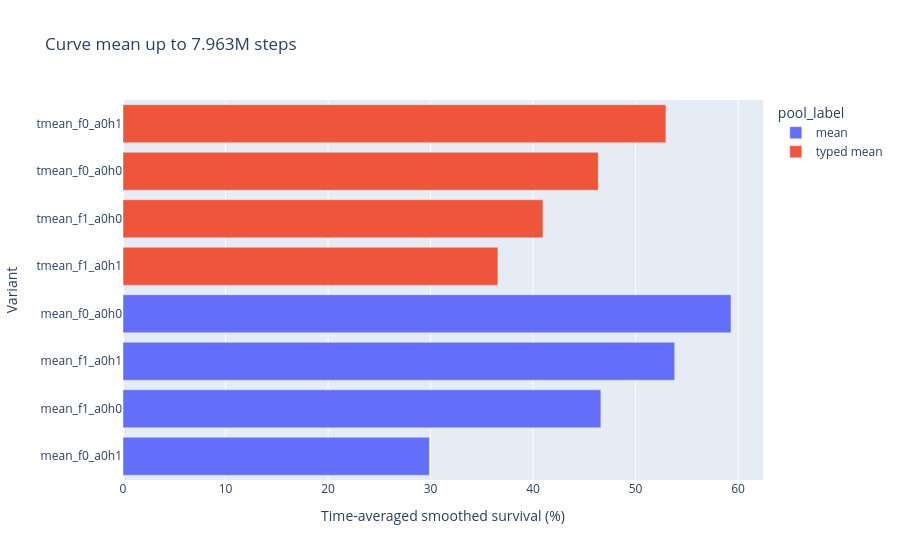

Notebook cell for this chart:
### Markdown cell above
## Curve-level comparison at a common budget

A single lucky ten-episode evaluation should not determine the ranking. The table therefore reports the time-average of the smoothed curve, its final ten-evaluation mean, its peak, its value at the common horizon, and first threshold crossings.

### Code cell
_trapezoid = getattr(np, "trapezoid", np.trapz)

def summarize_curve(frame):
    ordered = frame[frame["step"] <= comparison_budget].sort_values("step").copy()
    smoothed = ordered["raw_survival_pct"].rolling(SMOOTH_WINDOW, min_periods=1).mean()
    steps = ordered["step"].to_numpy(dtype=float)
    span = steps[-1] - steps[0] if len(steps) else 0
    result = {
        "evaluations": len(ordered),
        "curve_mean_pct": float(_trapezoid(smoothed.to_numpy(), steps) / span) if span > 0 else np.nan,
        "final_window_pct": float(smoothed.tail(FINAL_WINDOW_EVALS).mean()),
        "peak_pct": float(smoothed.max()),
        "at_common_budget_pct": float(smoothed.iloc[-1]),
    }
    for threshold in [60, 80, 90]:
        reached = steps[smoothed.to_numpy() >= threshold]
        result[f"steps_to_{threshold}pct_m"] = float(reached[0] / 1_000_000) if len(reached) else np.nan
    return result

curve_summary = pd.DataFrame([
    {"run_name": run_name, **summarize_curve(frame)}
    for run_name, frame in survival_long.groupby("run_name", sort=False)
])
actor_params = (
    history_df[history_df["metric"] == ACTOR_PARAM_METRIC]
    .groupby("run_name", as_index=False)["value"].max()
    .rename(columns={"value": "actor_params"})
)
curve_summary = (
    analysis_catalog.merge(curve_summary, on="run_name", how="inner")
    .merge(actor_params, on="run_name", how="left")
)
curve_ranking = curve_summary.sort_values("curve_mean_pct", ascending=False)
display(curve_ranking[[
    "variant", "seed", "actor_params", "curve_mean_pct",
    "final_window_pct", "peak_pct", "at_common_budget_pct",
    "steps_to_80pct_m", "steps_to_90pct_m",
]].round(2))

curve_rank_figure = px.bar(
    curve_ranking.sort_values("curve_mean_pct"),
    x="curve_mean_pct", y="variant", color="pool_label",
    orientation="h", hover_data=["seed", "final_window_pct", "peak_pct", "actor_params"],
    title=f"Curve mean up to {comparison_budget / 1_000_000:.3f}M steps",
    labels={"curve_mean_pct": "Time-averaged smoothed survival (%)", "variant": "Variant"},
    height=560,
)
curve_rank_figure.show()

### Figure 1 — Plotly figure (JSON) as saved in the notebook; plotly's stock layout.template omitted (floating-point values rounded to 4 significant figures)
{"data": [{"customdata": [[0.0, 39.17, 45.42, 336000.0], [0.0, 97.88, 100.0, 241200.0], [0.0, 88.87, 95.09, 340600.0], [0.0, 87.03, 93.3, 236600.0]], "hovertemplate": "pool_label=mean<br>Time-averaged smoothed survival (%)=%{x}<br>Variant=%{y}<br>seed=%{customdata[0]}<br>final_window_pct=%{customdata[1]}<br>peak_pct=%{customdata[2]}<br>actor_params=%{customdata[3]}<extra></extra>", "legendgroup": "mean", "marker": {"color": "#636efa", "pattern": {"shape": ""}}, "name": "mean", "orientation": "h", "showlegend": true, "textposition": "auto", "type": "bar", "x": [29.88, 46.61, 53.82, 59.31], "xaxis": "x", "y": ["mean_f0_a0h1", "mean_f1_a0h0", "mean_f1_a0h1", "mean_f0_a0h0"], "yaxis": "y"}, {"customdata": [[0.0, 82.28, 92.58, 488100.0], [0.0, 70.18, 75.3, 388600.0], [0.0, 63.8, 69.28, 384000.0], [0.0, 97.15, 98.61, 483500.0]], "hovertemplate": "pool_label=typed mean<br>Time-averaged smoothed survival (%)=%{x}<br>Variant=%{y}<br>seed=%{customdata[0]}<br>final_window_pct=%{customdata[1]}<br>peak_pct=%{customdata[2]}<br>actor_params=%{customdata[3]}<extra></extra>", "legendgroup": "typed mean", "marker": {"color": "#EF553B", "pattern": {"shape": ""}}, "name": "typed mean", "orientation": "h", "showlegend": true, "textposition": "auto", "type": "bar", "x": [36.57, 40.97, 46.37, 52.96], "xaxis": "x", "y": ["tmean_f1_a0h1", "tmean_f1_a0h0", "tmean_f0_a0h0", "tmean_f0_a0h1"], "yaxis": "y"}], "layout": {"barmode": "relative", "height": 560, "legend": {"title": {"text": "pool_label"}, "tracegroupgap": 0}, "title": {"text": "Curve mean up to 7.963M steps"}, "xaxis": {"anchor": "y", "domain": [0, 1], "title": {"text": "Time-averaged smoothed survival (%)"}}, "yaxis": {"anchor": "x", "domain": [0, 1], "title": {"text": "Variant"}}}}
